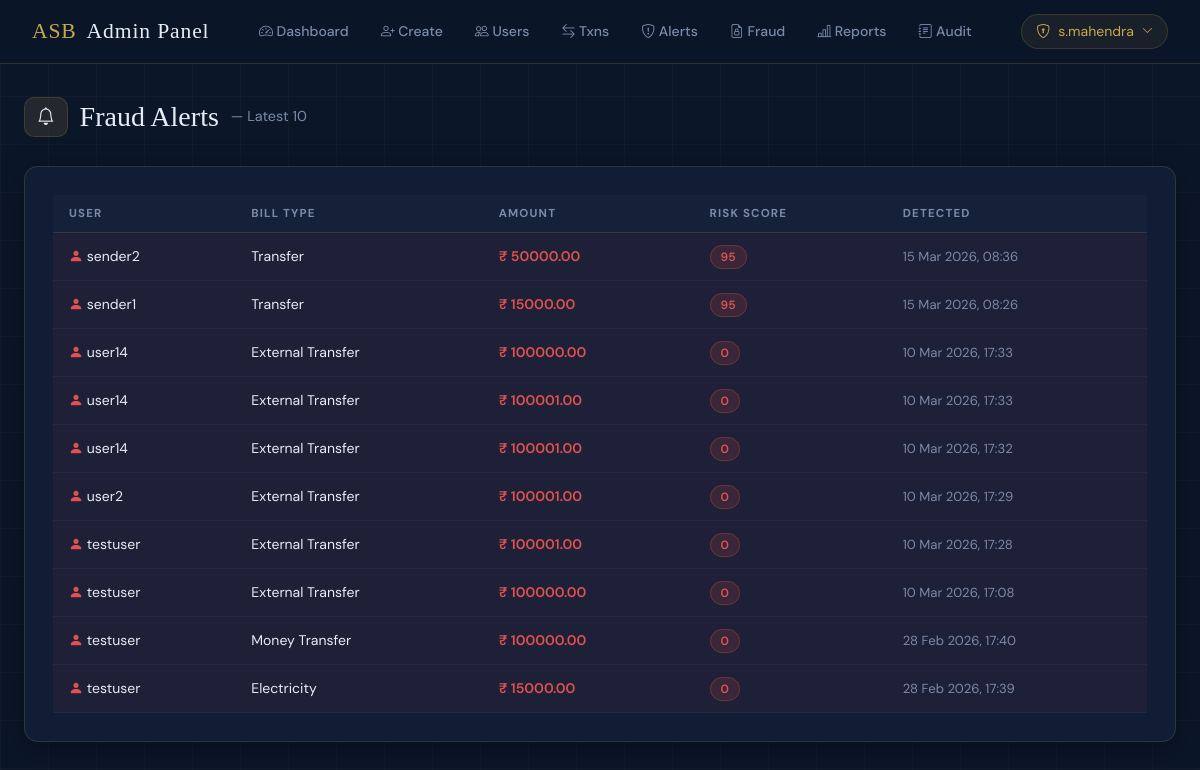
Page /control/fraud-alerts/ (signed in) on the committed database.
### fraud_detection/models.py (models this page shows, shortened)
class FraudRecord(models.Model):
    user        = models.ForeignKey(User, on_delete=models.CASCADE)
    bill_type   = models.CharField(max_length=50)
    amount      = models.DecimalField(max_digits=10, decimal_places=2)
    risk_score  = models.IntegerField(default=0)
    explanation = models.TextField(blank=True, default='')
    detected_at = models.DateTimeField(auto_now_add=True)

### fraud_detection/views.py (the view)
# urls.py: path('control/fraud-alerts/', views.fraud_alerts, name='fraud_alerts'),
@login_required
@user_passes_test(is_admin)
def fraud_alerts(request):
    records = FraudRecord.objects.order_by('-detected_at')[:10]
    return render(request, 'admin/fraud_alerts.html', {'records': records})

### fraud_detection/views.py (called while the page is built)
def is_admin(user):
    return user.is_staff

### templates/admin/fraud_alerts.html
{% extends "base.html" %}
{% block content %}
<div class="page-title fade-up"><span class="icon-pill"><i class="bi bi-bell"></i></span>Fraud Alerts <span style="font-size:0.9rem;color:var(--muted);font-family:'DM Sans',sans-serif;font-weight:400;">— Latest 10</span></div>
<div class="asb-card fade-up">
  <table class="asb-table">
    <thead><tr><th>User</th><th>Bill Type</th><th>Amount</th><th>Risk Score</th><th>Detected</th></tr></thead>
    <tbody>
      {% for r in records %}
      <tr class="fraud-row">
        <td><i class="bi bi-person-fill" style="color:var(--red);"></i> {{ r.user.username }}</td>
        <td>{{ r.bill_type }}</td>
        <td style="color:var(--red);font-weight:600;">₹ {{ r.amount }}</td>
        <td><span class="badge-danger">{{ r.risk_score }}</span></td>
        <td style="color:var(--muted);font-size:0.82rem;">{{ r.detected_at|date:"d M Y, H:i" }}</td>
      </tr>
      {% empty %}<tr><td colspan="5" style="text-align:center;color:var(--muted);padding:30px;">No fraud records found.</td></tr>
      {% endfor %}
    </tbody>
  </table>
</div>
{% endblock %}

### templates/admin/navbar.html (shortened to what this page needs)
<nav class="asb-nav">
  <a href="{% url 'admin_dashboard' %}" class="brand">ASB <span>Admin Panel</span></a>
  <div class="nav-links" id="adminNavLinks">
    <a href="{% url 'admin_dashboard' %}"><i class="bi bi-speedometer2"></i> Dashboard</a>
    <a href="{% url 'create_user' %}"><i class="bi bi-person-plus"></i> Create</a>
    <a href="{% url 'manage_users' %}"><i class="bi bi-people"></i> Users</a>
    <a href="{% url 'all_transactions' %}"><i class="bi bi-arrow-left-right"></i> Txns</a>
    <a href="{% url 'fraud_alerts' %}"><i class="bi bi-shield-exclamation"></i> Alerts</a>
    <a href="{% url 'fraud_history' %}"><i class="bi bi-file-earmark-lock"></i> Fraud</a>
    <a href="{% url 'reports' %}"><i class="bi bi-bar-chart-line"></i> Reports</a>
    <a href="{% url 'audit_log' %}"><i class="bi bi-journal-text"></i> Audit</a>
  </div>
  <div class="nav-right">
    <div class="nav-user" onclick="toggleNavDrop(this)" tabindex="0">
      <i class="bi bi-shield-lock"></i> {{ request.user.username }}
      <i class="bi bi-chevron-down" style="font-size:.7rem;transition:transform .2s;"></i>
    </div>
  </div>
</nav>

### templates/base.html (style rules this page uses)
:root { --navy: #0B1629; --navy2: #111E35; --navy3: #172540; --gold: #C9A84C; --gold2: #E8C46A; --teal: #19B8A0; --red: #E05252; --text: #E8EDF5; --muted: #7A8BAA; --border: rgba(201,168,76,0.18); --card: rgba(17,30,53,0.95); --radius: 14px; --shadow: 0 8px 32px rgba(0,0,0,0.35); }
*, *::before, *::after { box-sizing: border-box; margin: 0; padding: 0; }
html, body { font-family: 'DM Sans', sans-serif; background: var(--navy); color: var(--text); min-height: 100vh; }
body::before { content: ''; position: fixed; inset: 0; z-index: 0; pointer-events: none; background-image: linear-gradient(rgba(201,168,76,0.04) 1px, transparent 1px), linear-gradient(90deg, rgba(201,168,76,0.04) 1px, transparent 1px); background-size: 48px 48px; }
body > * { position: relative; z-index: 1; }
.asb-nav { background: rgba(11,22,41,0.97); border-bottom: 1px solid var(--border); backdrop-filter: blur(12px); padding: 0 2rem; height: 64px; display: flex; align-items: center; justify-content: space-between; position: sticky; top: 0; z-index: 1000; }
.asb-nav .brand { font-family: 'Playfair Display', serif; font-size: 1.35rem; color: var(--gold); text-decoration: none; letter-spacing: 0.04em; display: flex; align-items: center; gap: 10px; }
.asb-nav .brand span { color: var(--text); }
.nav-links { display: flex; align-items: center; gap: 4px; }
.nav-links a { color: var(--muted); text-decoration: none; font-size: 0.875rem; font-weight: 500; padding: 6px 14px; border-radius: 8px; transition: all 0.2s; }
.nav-right { display: flex; align-items: center; gap: 12px; }
.nav-user { display: flex; align-items: center; gap: 8px; background: rgba(201,168,76,0.08); border: 1px solid var(--border); padding: 6px 14px; border-radius: 30px; font-size: 0.875rem; color: var(--gold); cursor: pointer; position: relative; user-select: none; }
.page-title { font-family: 'Playfair Display', serif; font-size: 1.75rem; color: var(--text); margin-bottom: 28px; display: flex; align-items: center; gap: 12px; }
.page-title .icon-pill { background: rgba(201,168,76,0.12); border: 1px solid var(--border); border-radius: 10px; padding: 6px 12px; font-size: 1.1rem; }
.asb-card { background: var(--card); border: 1px solid var(--border); border-radius: var(--radius); box-shadow: var(--shadow); padding: 28px; transition: transform 0.2s, box-shadow 0.2s; }
.asb-table { width: 100%; border-collapse: collapse; }
.asb-table th { font-size: 0.72rem; font-weight: 700; text-transform: uppercase; letter-spacing: 0.1em; color: var(--muted); padding: 10px 16px; border-bottom: 1px solid var(--border); background: rgba(255,255,255,0.02); }
.asb-table td { padding: 13px 16px; font-size: 0.875rem; border-bottom: 1px solid rgba(255,255,255,0.04); color: var(--text); }
.asb-table tr.fraud-row td { background: rgba(224,82,82,0.06); }
.badge-danger { background: rgba(224,82,82,0.15); color: var(--red); border: 1px solid rgba(224,82,82,0.3); padding: 3px 10px; border-radius: 20px; font-size: 0.75rem; font-weight: 600; }
.fade-up { animation: fadeUp 0.4s ease both; }

### rows in the picture
FraudRecord: user.username "sender2", bill_type "Transfer", amount "50000.00", risk_score "95", detected_at "15 Mar 2026, 08:36"
FraudRecord: user.username "sender1", bill_type "Transfer", amount "15000.00", risk_score "95", detected_at "15 Mar 2026, 08:26"
FraudRecord: user.username "user14", bill_type "External Transfer", amount "100000.00", risk_score "0", detected_at "10 Mar 2026, 17:33"
FraudRecord: user.username "user14", bill_type "External Transfer", amount "100001.00", risk_score "0", detected_at "10 Mar 2026, 17:33"
FraudRecord: user.username "user14", bill_type "External Transfer", amount "100001.00", risk_score "0", detected_at "10 Mar 2026, 17:32"
FraudRecord: user.username "user2", bill_type "External Transfer", amount "100001.00", risk_score "0", detected_at "10 Mar 2026, 17:29"
FraudRecord: user.username "testuser", bill_type "External Transfer", amount "100001.00", risk_score "0", detected_at "10 Mar 2026, 17:28"
FraudRecord: user.username "testuser", bill_type "External Transfer", amount "100000.00", risk_score "0", detected_at "10 Mar 2026, 17:08"
FraudRecord: user.username "testuser", bill_type "Money Transfer", amount "100000.00", risk_score "0", detected_at "28 Feb 2026, 17:40"
FraudRecord: user.username "testuser", bill_type "Electricity", amount "15000.00", risk_score "0", detected_at "28 Feb 2026, 17:39"

### other values in the picture
{{ request.user.username }} "s.mahendra"
